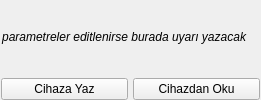
                <widget class="QWidget" name="wdg_ReadWrite" native="true">
                 <layout class="QGridLayout" name="gridLayout_41">
                  <property name="leftMargin">
                   <number>1</number>
                  </property>
                  <property name="topMargin">
                   <number>1</number>
                  </property>
                  <property name="rightMargin">
                   <number>1</number>
                  </property>
                  <property name="bottomMargin">
                   <number>0</number>
                  </property>
                  <property name="spacing">
                   <number>5</number>
                  </property>
                  <item row="1" column="1">
                   <widget class="QPushButton" name="pushButton_read_from_device">
                    <property name="cursor">
                     <cursorShape>PointingHandCursor</cursorShape>
                    </property>
                    <property name="text">
                     <string>Cihazdan Oku</string>
                    </property>
                   </widget>
                  </item>
                  <item row="1" column="0">
                   <widget class="QPushButton" name="pushButton_write_to_device">
                    <property name="cursor">
                     <cursorShape>PointingHandCursor</cursorShape>
                    </property>
                    <property name="text">
                     <string>Cihaza Yaz</string>
                    </property>
                   </widget>
                  </item>
                  <item row="0" column="0" colspan="2">
                   <widget class="QLabel" name="label_read_write">
                    <property name="font">
                     <font>
                      <italic>true</italic>
                      <underline>false</underline>
                     </font>
                    </property>
                    <property name="text">
                     <string>parametreler editlenirse burada uyarı yazacak</string>
                    </property>
                    <property name="alignment">
                     <set>Qt::AlignRight|Qt::AlignTrailing|Qt::AlignVCenter</set>
                    </property>
                    <property name="indent">
                     <number>14</number>
                    </property>
                   </widget>
                  </item>
                 </layout>
                </widget>
